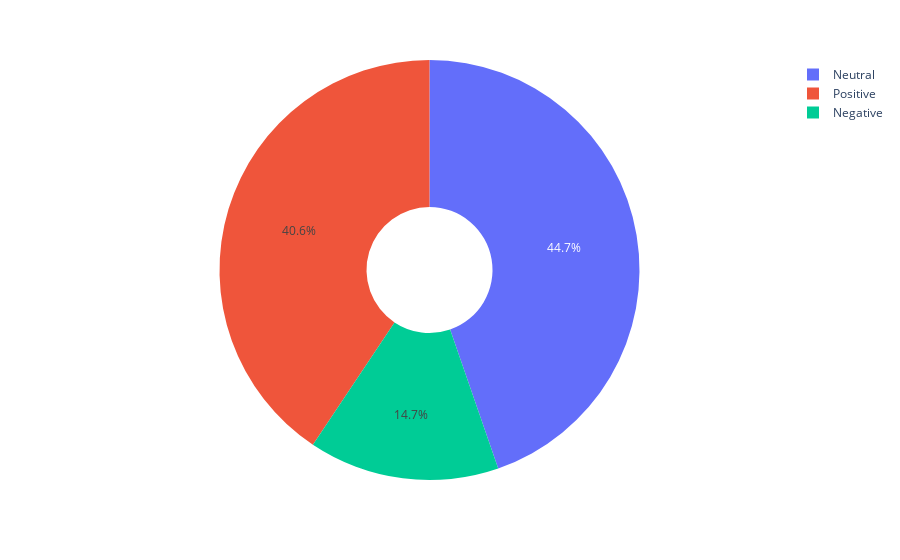

The code cell stored with this chart in its notebook:
### Code cell
show_sentiment_distribution(df["sentiment"])

### Figure 1 — Plotly figure (JSON) as saved in the notebook; plotly's stock layout.template omitted (floating-point values rounded to 4 significant figures)
{"data": [{"domain": {"x": [0.0, 1.0], "y": [0.0, 1.0]}, "hole": 0.3, "hovertemplate": "sentiment=%{label}<br>count=%{value}<extra></extra>", "labels": ["Neutral", "Positive", "Negative"], "legendgroup": "", "name": "", "showlegend": true, "type": "pie", "values": [198, 180, 65]}], "layout": {"legend": {"tracegroupgap": 0}, "margin": {"t": 60}}}
